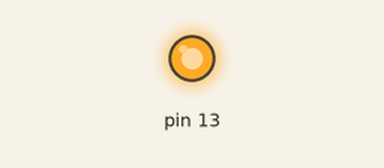
This sketch was run on a simulated Arduino Uno, built with avr-gcc and run on an emulated ATmega328P. Parts: output pins drawn as LEDs (lit = HIGH).

Above: at 1.0 s.
At 3.0 s:
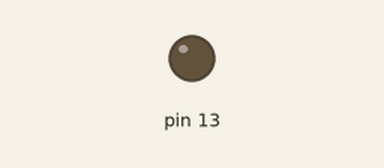
Timing chart, 0 to 5.2 s (numbered marks = the images above):
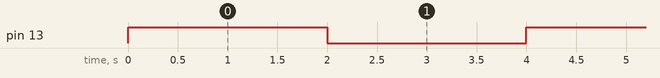

The sketch:

2-RGBLed.ino
```cpp
void setup(){
    pinMode(13, OUTPUT);
}

void loop(){
    digitalWrite(13, HIGH);
    delay(2000);
    digitalWrite(13,LOW);
    delay(2000);
}
```

Measured:
- by itself, pin 13: alternates HIGH for 2.0 s and LOW for 2.0 s
